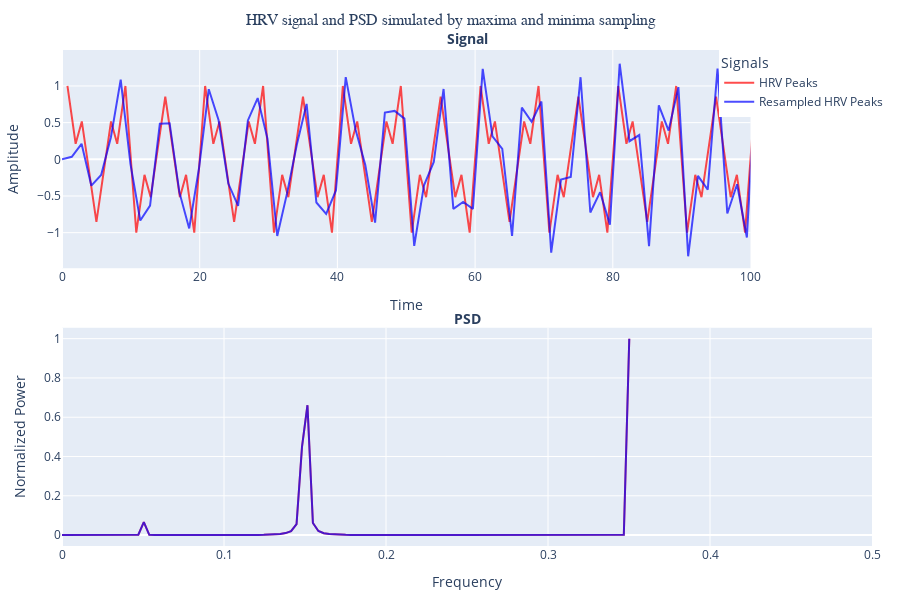

The notebook cell saved with this chart:
### Code cell
HRV_peaks = peaks
PEAK_PSD = SincPsd.signal_to_PSD(peaks)
resampled_HRV_peaks = SincPsd.window_func(SincPsd.sinc_interpolate(HRV_peaks))
_, resampled_psd_peaks = SincPsd.sinc_and_psd(resampled_HRV_peaks)


plotter = SignalPsdPlotter("HRV signal and PSD simulated by maxima and minima sampling")

plotter.plot_signal_and_psd(HRV_peaks, resampled_psd_peaks, 'HRV Peaks', 'red')
plotter.plot_signal_and_psd(resampled_HRV_peaks, resampled_psd_peaks, 'Resampled HRV Peaks', 'blue')

plotter.show()
